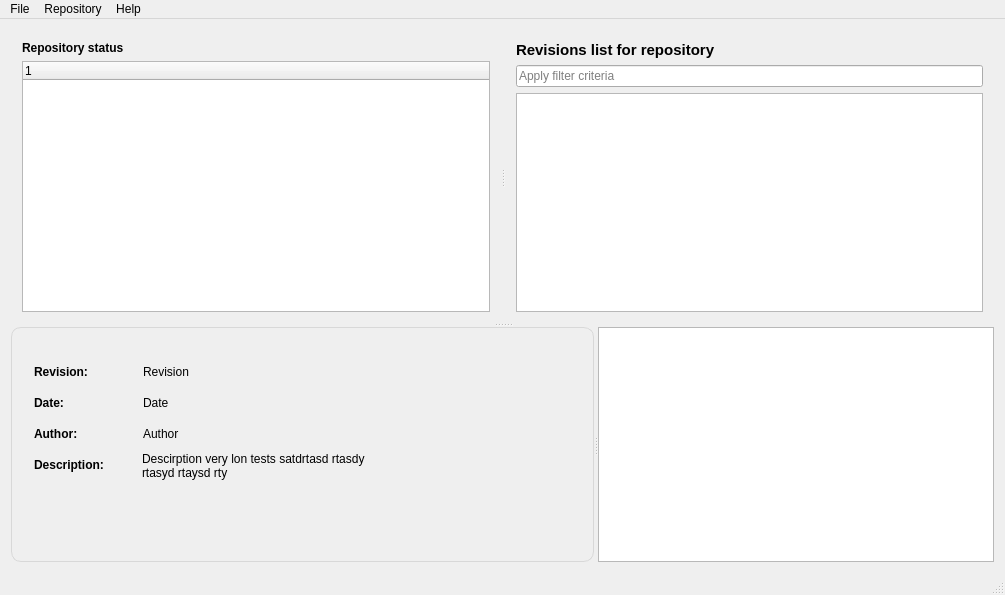
<?xml version="1.0" encoding="UTF-8"?>
<ui version="4.0">
 <class>MainWindow</class>
 <widget class="QMainWindow" name="MainWindow">
  <property name="geometry">
   <rect>
    <x>0</x>
    <y>0</y>
    <width>1005</width>
    <height>595</height>
   </rect>
  </property>
  <property name="windowTitle">
   <string>Costel's SVN GUI Tool</string>
  </property>
  <widget class="QWidget" name="centralWidget">
   <layout class="QGridLayout" name="gridLayout">
    <item row="0" column="0">
     <widget class="QSplitter" name="splitterHorizontal">
      <property name="orientation">
       <enum>Qt::Vertical</enum>
      </property>
      <widget class="QSplitter" name="splitterVerticalUpperPane">
       <property name="orientation">
        <enum>Qt::Horizontal</enum>
       </property>
       <widget class="QWidget" name="">
        <layout class="QVBoxLayout" name="verticalLayout_2">
         <item>
          <widget class="QLabel" name="labelTitleRepoTree">
           <property name="font">
            <font>
             <weight>75</weight>
             <bold>true</bold>
            </font>
           </property>
           <property name="text">
            <string>Repository status</string>
           </property>
          </widget>
         </item>
         <item>
          <widget class="QTreeWidget" name="treeWidgetRepo">
           <property name="contextMenuPolicy">
            <enum>Qt::CustomContextMenu</enum>
           </property>
           <column>
            <property name="text">
             <string notr="true">1</string>
            </property>
           </column>
          </widget>
         </item>
        </layout>
       </widget>
       <widget class="QWidget" name="layoutWidget">
        <layout class="QVBoxLayout" name="verticalLayout">
         <item>
          <widget class="QLabel" name="labelLogsTitle">
           <property name="font">
            <font>
             <pointsize>11</pointsize>
             <weight>75</weight>
             <bold>true</bold>
            </font>
           </property>
           <property name="text">
            <string>Revisions list for repository</string>
           </property>
          </widget>
         </item>
         <item>
          <layout class="QHBoxLayout" name="horizontalLayoutFilter">
           <item>
            <widget class="QLineEdit" name="revisionsFilterEdit">
             <property name="inputMethodHints">
              <set>Qt::ImhNone</set>
             </property>
             <property name="placeholderText">
              <string>Apply filter criteria</string>
             </property>
             <property name="clearButtonEnabled">
              <bool>true</bool>
             </property>
            </widget>
           </item>
          </layout>
         </item>
         <item>
          <widget class="QTableView" name="revisionsTable">
           <property name="contextMenuPolicy">
            <enum>Qt::CustomContextMenu</enum>
           </property>
           <property name="styleSheet">
            <string notr="true">QTableView::item { border-left: .5px inset #D8D8D8; }</string>
           </property>
          </widget>
         </item>
        </layout>
       </widget>
      </widget>
      <widget class="QSplitter" name="splitterVerticalLowerPane">
       <property name="orientation">
        <enum>Qt::Horizontal</enum>
       </property>
       <widget class="QFrame" name="revisionGeneralInfo">
        <property name="sizePolicy">
         <sizepolicy hsizetype="Fixed" vsizetype="Preferred">
          <horstretch>0</horstretch>
          <verstretch>0</verstretch>
         </sizepolicy>
        </property>
        <property name="maximumSize">
         <size>
          <width>16777215</width>
          <height>16777215</height>
         </size>
        </property>
        <property name="styleSheet">
         <string notr="true">border-radius: 10px;
border: 0.5px solid #D8D8D8;</string>
        </property>
        <property name="frameShape">
         <enum>QFrame::StyledPanel</enum>
        </property>
        <property name="frameShadow">
         <enum>QFrame::Raised</enum>
        </property>
        <layout class="QFormLayout" name="formLayout">
         <property name="topMargin">
          <number>11</number>
         </property>
         <item row="0" column="0">
          <widget class="QWidget" name="groupInfo" native="true">
           <property name="styleSheet">
            <string notr="true">border: 0px solid gray;</string>
           </property>
           <layout class="QGridLayout" name="gridLayout_4">
            <property name="topMargin">
             <number>20</number>
            </property>
            <item row="2" column="0">
             <layout class="QHBoxLayout" name="horizontalLayout_3">
              <item>
               <widget class="QLabel" name="label_3">
                <property name="minimumSize">
                 <size>
                  <width>103</width>
                  <height>25</height>
                 </size>
                </property>
                <property name="font">
                 <font>
                  <weight>75</weight>
                  <bold>true</bold>
                 </font>
                </property>
                <property name="styleSheet">
                 <string notr="true">border: 0px solid;</string>
                </property>
                <property name="frameShape">
                 <enum>QFrame::NoFrame</enum>
                </property>
                <property name="text">
                 <string>Author:   </string>
                </property>
               </widget>
              </item>
              <item>
               <widget class="QLabel" name="lebelAuthor">
                <property name="sizePolicy">
                 <sizepolicy hsizetype="Expanding" vsizetype="Preferred">
                  <horstretch>0</horstretch>
                  <verstretch>0</verstretch>
                 </sizepolicy>
                </property>
                <property name="minimumSize">
                 <size>
                  <width>0</width>
                  <height>25</height>
                 </size>
                </property>
                <property name="styleSheet">
                 <string notr="true">border: 0px solid;</string>
                </property>
                <property name="text">
                 <string>Author</string>
                </property>
               </widget>
              </item>
             </layout>
            </item>
            <item row="3" column="0">
             <layout class="QHBoxLayout" name="horizontalLayout_4">
              <property name="spacing">
               <number>5</number>
              </property>
              <item>
               <layout class="QGridLayout" name="gridLayout_2">
                <item row="0" column="0">
                 <widget class="QLabel" name="label_4">
                  <property name="minimumSize">
                   <size>
                    <width>103</width>
                    <height>25</height>
                   </size>
                  </property>
                  <property name="font">
                   <font>
                    <weight>75</weight>
                    <bold>true</bold>
                   </font>
                  </property>
                  <property name="styleSheet">
                   <string notr="true">border: 0px solid;</string>
                  </property>
                  <property name="frameShape">
                   <enum>QFrame::NoFrame</enum>
                  </property>
                  <property name="text">
                   <string>Description:   </string>
                  </property>
                 </widget>
                </item>
                <item row="1" column="0">
                 <spacer name="verticalSpacer">
                  <property name="orientation">
                   <enum>Qt::Vertical</enum>
                  </property>
                  <property name="sizeHint" stdset="0">
                   <size>
                    <width>20</width>
                    <height>40</height>
                   </size>
                  </property>
                 </spacer>
                </item>
               </layout>
              </item>
              <item>
               <layout class="QGridLayout" name="gridLayout_3">
                <item row="0" column="0">
                 <widget class="QLabel" name="lebelDescription">
                  <property name="sizePolicy">
                   <sizepolicy hsizetype="Expanding" vsizetype="Preferred">
                    <horstretch>0</horstretch>
                    <verstretch>0</verstretch>
                   </sizepolicy>
                  </property>
                  <property name="minimumSize">
                   <size>
                    <width>0</width>
                    <height>25</height>
                   </size>
                  </property>
                  <property name="maximumSize">
                   <size>
                    <width>500</width>
                    <height>16777215</height>
                   </size>
                  </property>
                  <property name="styleSheet">
                   <string notr="true">border: 0px solid;</string>
                  </property>
                  <property name="text">
                   <string>Descirption very lon tests satdrtasd rtasdy rtasyd rtaysd rty</string>
                  </property>
                  <property name="textFormat">
                   <enum>Qt::PlainText</enum>
                  </property>
                  <property name="scaledContents">
                   <bool>false</bool>
                  </property>
                  <property name="alignment">
                   <set>Qt::AlignLeading|Qt::AlignLeft|Qt::AlignTop</set>
                  </property>
                  <property name="wordWrap">
                   <bool>true</bool>
                  </property>
                 </widget>
                </item>
               </layout>
              </item>
             </layout>
            </item>
            <item row="1" column="0">
             <layout class="QHBoxLayout" name="horizontalLayout_2">
              <item>
               <widget class="QLabel" name="label_2">
                <property name="minimumSize">
                 <size>
                  <width>103</width>
                  <height>25</height>
                 </size>
                </property>
                <property name="font">
                 <font>
                  <weight>75</weight>
                  <bold>true</bold>
                 </font>
                </property>
                <property name="styleSheet">
                 <string notr="true">border: 0px solid;</string>
                </property>
                <property name="frameShape">
                 <enum>QFrame::NoFrame</enum>
                </property>
                <property name="text">
                 <string>Date:   </string>
                </property>
               </widget>
              </item>
              <item>
               <widget class="QLabel" name="lebelDate">
                <property name="sizePolicy">
                 <sizepolicy hsizetype="Expanding" vsizetype="Preferred">
                  <horstretch>0</horstretch>
                  <verstretch>0</verstretch>
                 </sizepolicy>
                </property>
                <property name="minimumSize">
                 <size>
                  <width>0</width>
                  <height>25</height>
                 </size>
                </property>
                <property name="styleSheet">
                 <string notr="true">border: 0px solid;</string>
                </property>
                <property name="text">
                 <string>Date</string>
                </property>
               </widget>
              </item>
             </layout>
            </item>
            <item row="0" column="0">
             <layout class="QHBoxLayout" name="horizontalLayout">
              <item>
               <widget class="QLabel" name="label">
                <property name="minimumSize">
                 <size>
                  <width>103</width>
                  <height>25</height>
                 </size>
                </property>
                <property name="font">
                 <font>
                  <weight>75</weight>
                  <bold>true</bold>
                 </font>
                </property>
                <property name="styleSheet">
                 <string notr="true">border: 0px solid;</string>
                </property>
                <property name="frameShape">
                 <enum>QFrame::NoFrame</enum>
                </property>
                <property name="text">
                 <string>Revision:   </string>
                </property>
               </widget>
              </item>
              <item>
               <widget class="QLabel" name="lebelRevision">
                <property name="sizePolicy">
                 <sizepolicy hsizetype="Expanding" vsizetype="Preferred">
                  <horstretch>0</horstretch>
                  <verstretch>0</verstretch>
                 </sizepolicy>
                </property>
                <property name="minimumSize">
                 <size>
                  <width>0</width>
                  <height>25</height>
                 </size>
                </property>
                <property name="styleSheet">
                 <string notr="true">border: 0px solid;</string>
                </property>
                <property name="text">
                 <string>Revision</string>
                </property>
               </widget>
              </item>
             </layout>
            </item>
           </layout>
          </widget>
         </item>
        </layout>
       </widget>
       <widget class="QTableView" name="revisionDetails">
        <property name="maximumSize">
         <size>
          <width>16777215</width>
          <height>16777215</height>
         </size>
        </property>
        <property name="styleSheet">
         <string notr="true"/>
        </property>
       </widget>
      </widget>
     </widget>
    </item>
   </layout>
  </widget>
  <widget class="QMenuBar" name="menuBar">
   <property name="geometry">
    <rect>
     <x>0</x>
     <y>0</y>
     <width>1005</width>
     <height>25</height>
    </rect>
   </property>
   <widget class="QMenu" name="menuFile">
    <property name="title">
     <string>File</string>
    </property>
    <addaction name="separator"/>
    <addaction name="actionExit"/>
   </widget>
   <widget class="QMenu" name="menuRepository">
    <property name="title">
     <string>Repository</string>
    </property>
    <addaction name="actionOpen"/>
    <addaction name="actionRefresh"/>
    <addaction name="actionUpdate_to_head"/>
    <addaction name="actionCheck_for_modifications"/>
    <addaction name="actionCommit"/>
   </widget>
   <widget class="QMenu" name="menuHelp">
    <property name="title">
     <string>Help</string>
    </property>
    <addaction name="actionAbout"/>
   </widget>
   <addaction name="menuFile"/>
   <addaction name="menuRepository"/>
   <addaction name="menuHelp"/>
  </widget>
  <widget class="QStatusBar" name="statusBar"/>
  <action name="actionOpen">
   <property name="text">
    <string>Open</string>
   </property>
  </action>
  <action name="actionRefresh">
   <property name="text">
    <string>Refresh</string>
   </property>
  </action>
  <action name="actionExit">
   <property name="text">
    <string>Exit</string>
   </property>
  </action>
  <action name="actionUpdate_to_head">
   <property name="text">
    <string>Update to head</string>
   </property>
  </action>
  <action name="actionCheck_for_modifications">
   <property name="text">
    <string>Check for modifications</string>
   </property>
  </action>
  <action name="actionCommit">
   <property name="text">
    <string>Commit</string>
   </property>
  </action>
  <action name="actionAbout">
   <property name="text">
    <string>About</string>
   </property>
  </action>
 </widget>
 <layoutdefault spacing="6" margin="11"/>
 <resources/>
 <connections/>
</ui>
